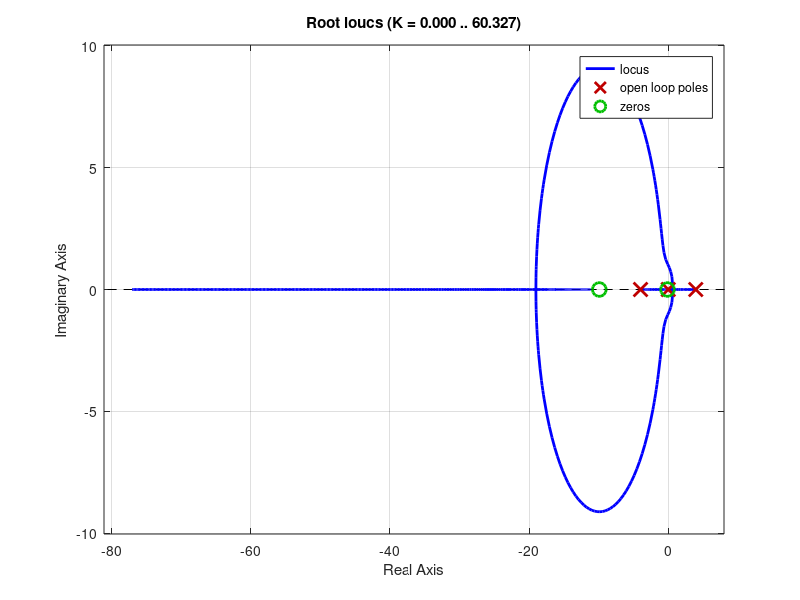

Reproduce this figure in MATLAB. (Note: this script raises an error after producing the figure.)
%%
close all; clear all; clc;
addpath("lib")
%% CT Plant Model:
s = tf('s');
m = 0.1;
M = 1.0;
l = 0.5;
g = 9.8;

P_pend = 1/((-(l/3)*(m+4*M)*s^2)+ g*(m+M))
P_cart = 1/(s^2*(m+M))*(1 - (-m*l*s^2)/(-l/3*(m+4*M)*s^2 + g*(m+M)))

%% PID Controller: 
Kp = 10;
Ki = 1;
Kd = 1;
C = -pid(Kp,Ki,Kd);

rlocus(C*P_pend)

% %% Controller:
% C = -1/s
% rlocus(C*P_pend)



%% Find Gain
[k,poles] = rlocfind(C*P_pend)


%% 
T = feedback(P_pend,k*C);
t = 0:0.01:50;
impulse(T, t);

zero(T)
pole(T)

%% Input response to the cart:
T2 = feedback(P_pend,k*C)*P_cart;
t = 0:0.01:50;
impulse(T2, t);
title({'Response of Cart Position to an Impulse Disturbance';'under PID Control: Kp = 100, Ki = 1, Kd = 20'});


%% Stability 2nd loop:
rlocus(T2)
zero(T2)
pole(T2)


%% DT Inner Loop:
z = tf('z');
Tc = 0.02
Pz = dscrzoh(P, Tc)
Pz_cart = dscrzoh(P_cart, Tc)


zeros = zero(Pz)
poles = pole(Pz)

P_t = tf2sym(Pz)
P_t = iztrans(P_t)